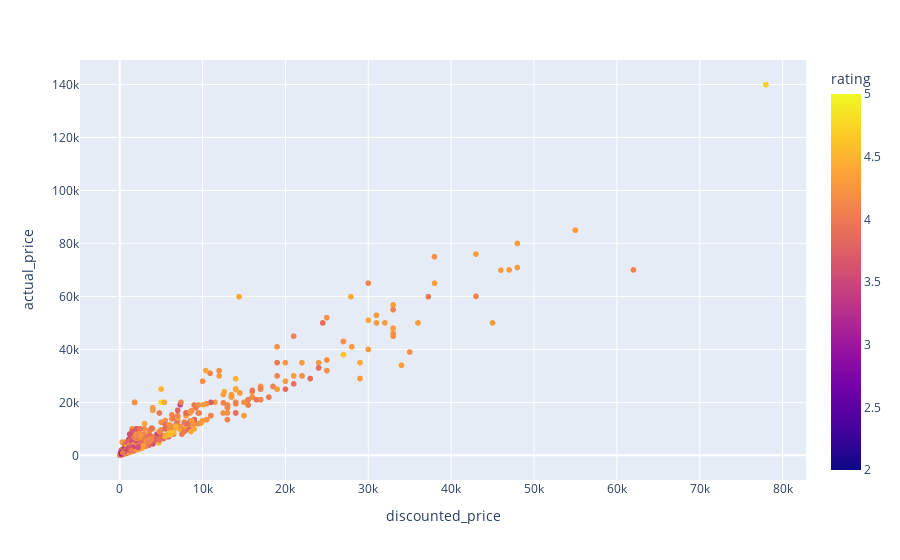

The cell this chart's notebook holds for it:
### Markdown cell above
3.  What is the distribution of discounted prices vs. actual prices?

### Code cell
fig = px.scatter(data_frame=df, x='discounted_price', y='actual_price', color='rating')
fig.show()

### Figure 1 — Plotly figure (JSON) as saved in the notebook; plotly's stock layout.template omitted (floating-point values rounded to 4 significant figures; data arrays with more than 128 entries replaced by an {"elided": "..."} marker saying what was removed)
{"data": [{"hovertemplate": "discounted_price=%{x}<br>actual_price=%{y}<br>rating=%{marker.color}<extra></extra>", "legendgroup": "", "marker": {"color": {"elided": "1464 float values"}, "coloraxis": "coloraxis", "symbol": "circle"}, "mode": "markers", "name": "", "showlegend": false, "type": "scattergl", "x": {"elided": "1464 float values"}, "xaxis": "x", "y": {"elided": "1464 float values"}, "yaxis": "y"}], "layout": {"coloraxis": {"colorbar": {"title": {"text": "rating"}}, "colorscale": [[0, "#0d0887"], [0.1111, "#46039f"], [0.2222, "#7201a8"], [0.3333, "#9c179e"], [0.4444, "#bd3786"], [0.5556, "#d8576b"], [0.6667, "#ed7953"], [0.7778, "#fb9f3a"], [0.8889, "#fdca26"], [1, "#f0f921"]]}, "legend": {"tracegroupgap": 0}, "margin": {"t": 60}, "xaxis": {"anchor": "y", "domain": [0, 1], "title": {"text": "discounted_price"}}, "yaxis": {"anchor": "x", "domain": [0, 1], "title": {"text": "actual_price"}}}}
